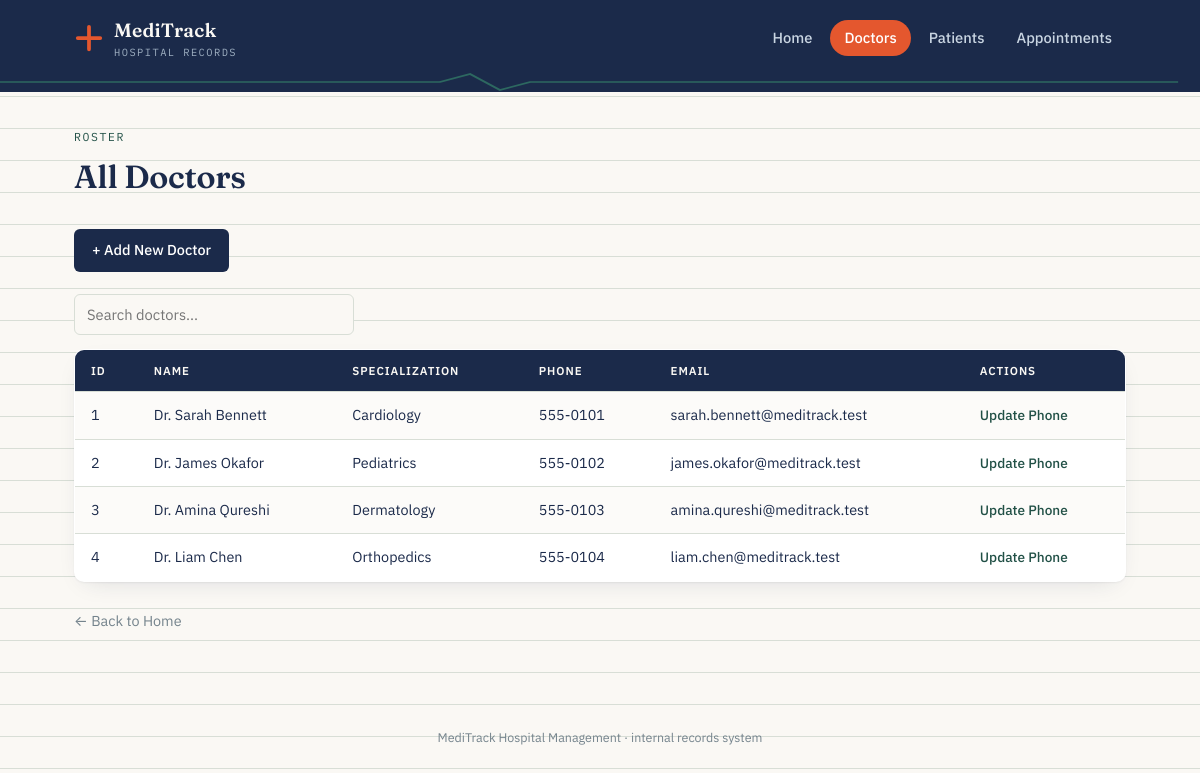
The app's page /doctors.php with its own data.
### tables this page shows
CREATE TABLE doctors (
    doctor_id       INT AUTO_INCREMENT PRIMARY KEY,
    full_name       VARCHAR(100)  NOT NULL,
    specialization  VARCHAR(100)  NOT NULL,
    phone           VARCHAR(20)   NOT NULL,
    email           VARCHAR(150)  NOT NULL,
    created_at      TIMESTAMP     DEFAULT CURRENT_TIMESTAMP,
    UNIQUE KEY uq_doctors_email (email)
);

### doctors.php (the view, shortened to what this page needs)
<?php
include 'db.php';
$sql = "SELECT doctors.doctor_id, doctors.full_name, doctors.specialization, doctors.phone,doctors.email
        FROM doctors
        ORDER BY doctors.doctor_id ASC";
$result = mysqli_query($conn, $sql);
include 'header.php';
?>
<div class="page-header">
    <p class="eyebrow">Roster</p>
    <h1>All Doctors</h1>
</div>
<div class="toolbar">
    <a href="add_doctor.php" class="btn btn-add">+ Add New Doctor</a>
</div>
<div class="search-bar">
    <input type="search" placeholder="Search doctors..." data-table-search="doctorsTable">
</div>
<table class="data-table" id="doctorsTable">
    <tr>
        <th>ID</th>
        <th>Name</th>
        <th>Specialization</th>
        <th>Phone</th>
        <th>Email</th>
        <th>Actions</th>
    </tr>
    <?php
    if (mysqli_num_rows($result) > 0) {
        while ($row = mysqli_fetch_assoc($result)) {
            echo "<tr>";
            echo "<td class='mono'>" . $row['doctor_id'] . "</td>";
            echo "<td>" . $row['full_name'] . "</td>";
            echo "<td>" . $row['specialization'] . "</td>";
            echo "<td>" . $row['phone'] . "</td>";
            echo "<td>" . $row['email'] . "</td>";
            echo "<td><a class='link-action edit' href='update_doctor_phone.php?id=" . $row['doctor_id'] . "'>Update Phone</a></td>";
            echo "</tr>";
        }
    } else {
        echo "<tr><td colspan='6'>No doctor found.</td></tr>";
    }
    ?>
</table>
<a href="index.php" class="back-link">← Back to Home</a>
<?php include 'footer.php'; ?>

### style.css (style rules this page uses)
:root { --ink: #1B2A4A; --ink-soft: #33456B; --paper: #FAF8F4; --panel: #FFFFFF; --teal: #2F6F63; --teal-dark: #215046; --teal-tint: #E6EFEC; --coral: #E4572E; --coral-tint: #FCE7E0; --sage: #E7ECE4; --line: #D8DED6; --gray: #74838C; --amber: #B8862B; --amber-tint: #FBF1DE; --radius: 10px; --shadow: 0 1px 2px rgba(27,42,74,0.06), 0 8px 24px -12px rgba(27,42,74,0.18); }
* { box-sizing: border-box; }
html { scroll-behavior: smooth; }
body { margin: 0; background: var(--paper); background-image: linear-gradient(var(--line) 1px, transparent 1px); background-size: 100% 32px; background-attachment: local; color: var(--ink); font-family: 'IBM Plex Sans', -apple-system, sans-serif; font-size: 15.5px; line-height: 1.55; -webkit-font-smoothing: antialiased; }
h1, h2, h3 { font-family: 'Fraunces', Georgia, serif; font-weight: 600; color: var(--ink); letter-spacing: -0.01em; margin: 0 0 0.5em 0; }
h1 { font-size: 2rem; }
a { color: var(--teal-dark); }
code, .mono, td.mono, .id-col { font-family: 'IBM Plex Mono', monospace; }
.eyebrow { font-family: 'IBM Plex Mono', monospace; font-size: 0.72rem; letter-spacing: 0.14em; text-transform: uppercase; color: var(--teal-dark); margin: 0 0 6px 0; }
.page-header { margin-bottom: 28px; }
.toolbar { display: flex; align-items: center; gap: 16px; flex-wrap: wrap; margin-bottom: 22px; }
.back-link { display: inline-block; margin-top: 28px; font-size: 0.9rem; color: var(--gray); text-decoration: none; }
.btn, button, input[type="submit"] { font-family: 'IBM Plex Sans', sans-serif; font-size: 0.9rem; font-weight: 500; border: none; border-radius: 6px; padding: 10px 18px; background: var(--teal); color: #fff; cursor: pointer; text-decoration: none; display: inline-block; transition: background 0.15s; }
.btn-add { display: inline-flex; align-items: center; gap: 8px; background: var(--ink); }
.link-action { font-size: 0.85rem; text-decoration: none; font-weight: 500; }
.link-action.edit { color: var(--teal-dark); }
input[type="text"], input[type="email"], input[type="date"], input[type="time"], input[type="search"], select { width: 100%; padding: 10px 12px; border: 1px solid var(--line); border-radius: 6px; background: var(--paper); font-family: 'IBM Plex Sans', sans-serif; font-size: 0.92rem; color: var(--ink); }
table.data-table { width: 100%; border-collapse: collapse; background: var(--panel); border: 1px solid var(--line); border-radius: var(--radius); overflow: hidden; box-shadow: var(--shadow); }
table.data-table th { background: var(--ink); color: var(--paper); text-align: left; font-size: 0.72rem; font-weight: 600; letter-spacing: 0.08em; text-transform: uppercase; padding: 12px 16px; }
table.data-table td { padding: 12px 16px; border-top: 1px solid var(--line); font-size: 0.9rem; }
table.data-table tr:nth-child(even) td { background: #FCFBF9; }
.search-bar { display: flex; align-items: center; gap: 10px; margin-bottom: 14px; }
.search-bar input[type="search"] { max-width: 280px; }

### records on screen
doctors: doctor_id "1", full_name "Dr. Sarah Bennett", specialization "Cardiology", phone "555-0101", email "sarah.bennett@meditrack.test"
doctors: doctor_id "2", full_name "Dr. James Okafor", specialization "Pediatrics", phone "555-0102", email "james.okafor@meditrack.test"
doctors: doctor_id "3", full_name "Dr. Amina Qureshi", specialization "Dermatology", phone "555-0103", email "amina.qureshi@meditrack.test"
doctors: doctor_id "4", full_name "Dr. Liam Chen", specialization "Orthopedics", phone "555-0104", email "liam.chen@meditrack.test"
